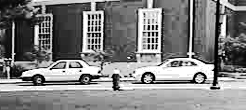
#> input picture 1June/T_car/data/test-143.pgm, 246 x 110 px
$ python fd.py
#> lines starting #> are read from the running program, lines starting #| are printed output that depends on the picture; after the words box and inside, x2 and y2 are one past the last pixel; in counts of white or black regions, pixels touching at a corner belong together
import numpy as np
import cv2
face_cascade = cv2.CascadeClassifier('cascade.xml')
#eye_cascade = cv2.CascadeClassifier('haarcascade_eye.xml')
img = cv2.imread('test-143.pgm')
#> img is the input picture: shape (110, 246, 3); min 0, max 255, mean 127.4
height, width, channels = img.shape
#> height = 110; width = 246; channels = 3
img1 = cv2.resize(img,(width*2, height*2), interpolation = cv2.INTER_CUBIC)
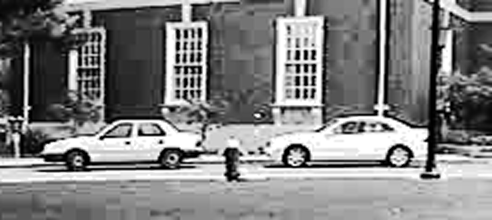
#> img1: shape (220, 492, 3); min 0, max 255, mean 127.4
gray = cv2.cvtColor(img1, cv2.COLOR_BGR2GRAY)
faces = face_cascade.detectMultiScale(img1, 1.22, 5)
#> faces = [[43, 101, 157, 79], [257, 103, 162, 81]]
for (x,y,w,h) in faces:
 cv2.rectangle(img1,(x,y),(x+w,y+h),(255,0,0),2)
 roi_gray = gray[y:y+h, x:x+w]
 roi_color = img1[y:y+h, x:x+w]
#> this loop made 2 passes
#> pass 1, `roi_gray = gray[y:y+h, x:x+w]`:
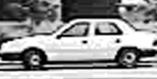
#> roi_gray: shape (79, 157); min 0, max 255, mean 143.3
#> pass 1, `roi_color = img1[y:y+h, x:x+w]`:
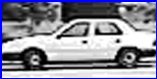
#> roi_color: shape (79, 157, 3); mean B, G, R 150.5, 136.1, 136.1
#> pass 2, `roi_gray = gray[y:y+h, x:x+w]`:
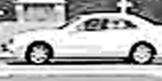
#> roi_gray: shape (81, 162); min 0, max 255, mean 174.2
#> pass 2, `roi_color = img1[y:y+h, x:x+w]`:
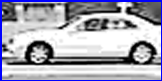
#> roi_color: shape (81, 162, 3); mean B, G, R 179.1, 165.1, 165.1
#> after the loop:
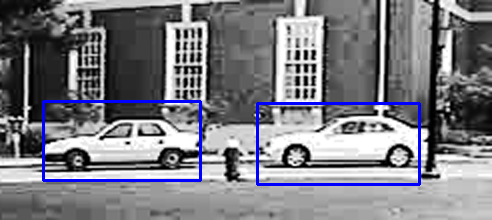
#> img1: shape (220, 492, 3); 2.65% of pixels changed, all inside (x1, y1, x2, y2) = (42, 100, 421, 186)
#eyes = eye_cascade.detectMultiScale(roi_gray)
#for (ex,ey,ew,eh) in eyes:
#cv2.rectangle(roi_color,(ex,ey),(ex+ew,ey+eh),(0,255,0),2)
cv2.imshow('img',img1)
cv2.imwrite('car detected-01.png',img1)
cv2.waitKey(0)
cv2.destroyAllWindows()

$ run again, with 1June/T_car/data/test-1.pgm copied over 1June/T_car/data/test-143.pgm
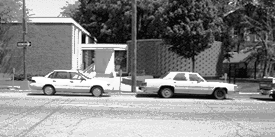
#> input picture 1June/T_car/data/test-1.pgm, 275 x 137 px
#> img is the input picture: shape (137, 275, 3); min 7, max 255, mean 133.3
#> faces = [[316, 129, 155, 77], [64, 120, 167, 84]]
#> the loop `for (x,y,w,h) in faces:` made 2 passes
#> pass 1, `roi_color = img1[y:y+h, x:x+w]`:
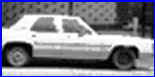
#> roi_color: shape (77, 155, 3); mean B, G, R 139.7, 125, 125
#> after the loop `for (x,y,w,h) in faces:`:
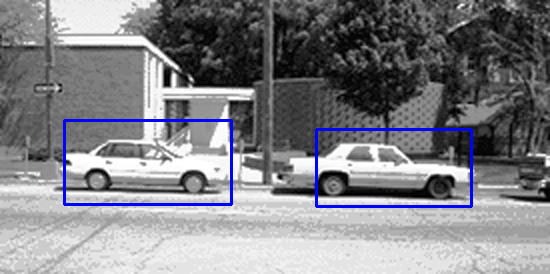
#> img1: shape (274, 550, 3); mean B, G, R 135.2, 130.3, 130.3

$ run again, with 1June/T_car/data/test-10.pgm copied over 1June/T_car/data/test-143.pgm
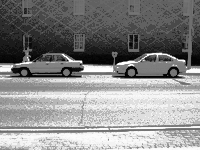
#> input picture 1June/T_car/data/test-10.pgm, 200 x 150 px
#> img is the input picture: shape (150, 200, 3); min 0, max 255, mean 137.2
#> faces = [[19, 91, 141, 71], [222, 88, 153, 77]]
#> the loop `for (x,y,w,h) in faces:` made 2 passes
#> pass 1, `roi_color = img1[y:y+h, x:x+w]`:
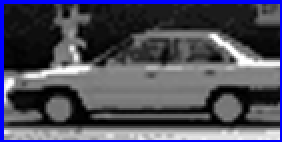
#> roi_color: shape (71, 141, 3) (shown 2 times larger); mean B, G, R 91.7, 75.7, 75.7
#> after the loop `for (x,y,w,h) in faces:`:
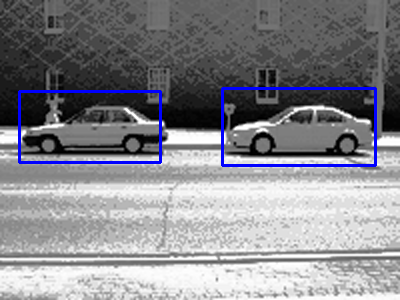
#> img1: shape (300, 400, 3); mean B, G, R 140.2, 134.6, 134.6

$ run again, with 1June/T_car/data/test-102.pgm copied over 1June/T_car/data/test-143.pgm
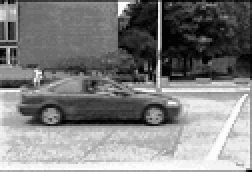
#> input picture 1June/T_car/data/test-102.pgm, 126 x 86 px (shown 2 times larger)
#> img is the input picture: shape (86, 126, 3); min 3, max 252, mean 127.1
#> faces = [[20, 50, 171, 86]]
#> the loop `for (x,y,w,h) in faces:` made 1 pass
#> pass 1, `roi_color = img1[y:y+h, x:x+w]`:
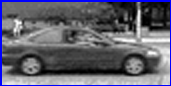
#> roi_color: shape (86, 171, 3); mean B, G, R 110.9, 97.7, 97.7
#> after the loop `for (x,y,w,h) in faces:`:
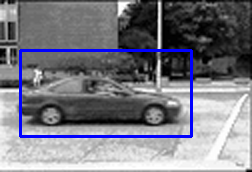
#> img1: shape (172, 252, 3); mean B, G, R 131.2, 122.2, 122.2
